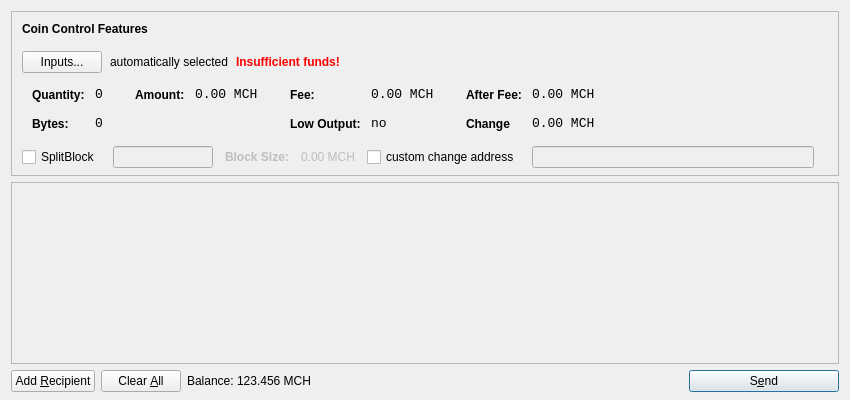
<?xml version="1.0" encoding="UTF-8"?>
<ui version="4.0">
 <class>SendCoinsDialog</class>
 <widget class="QDialog" name="SendCoinsDialog">
  <property name="geometry">
   <rect>
    <x>0</x>
    <y>0</y>
    <width>850</width>
    <height>400</height>
   </rect>
  </property>
  <property name="windowTitle">
   <string>Send Coins</string>
  </property>
  <layout class="QVBoxLayout" name="verticalLayout" stretch="0,1,0">
   <property name="bottomMargin">
    <number>8</number>
   </property>
   <item>
    <widget class="QFrame" name="frameCoinControl">
     <property name="sizePolicy">
      <sizepolicy hsizetype="Expanding" vsizetype="Expanding">
       <horstretch>0</horstretch>
       <verstretch>0</verstretch>
      </sizepolicy>
     </property>
     <property name="maximumSize">
      <size>
       <width>16777215</width>
       <height>16777215</height>
      </size>
     </property>
     <property name="frameShape">
      <enum>QFrame::StyledPanel</enum>
     </property>
     <property name="frameShadow">
      <enum>QFrame::Sunken</enum>
     </property>
     <layout class="QVBoxLayout" name="verticalLayoutCoinControl2">
      <property name="spacing">
       <number>-1</number>
      </property>
      <property name="leftMargin">
       <number>0</number>
      </property>
      <property name="topMargin">
       <number>0</number>
      </property>
      <property name="rightMargin">
       <number>0</number>
      </property>
      <property name="bottomMargin">
       <number>6</number>
      </property>
      <item>
       <layout class="QVBoxLayout" name="verticalLayoutCoinControl" stretch="0,0,0,0,1">
        <property name="spacing">
         <number>0</number>
        </property>
        <property name="leftMargin">
         <number>10</number>
        </property>
        <property name="topMargin">
         <number>10</number>
        </property>
        <item>
         <layout class="QHBoxLayout" name="horizontalLayoutCoinControl1">
          <property name="bottomMargin">
           <number>15</number>
          </property>
          <item>
           <widget class="QLabel" name="labelCoinControlFeatures">
            <property name="sizePolicy">
             <sizepolicy hsizetype="Preferred" vsizetype="Maximum">
              <horstretch>0</horstretch>
              <verstretch>0</verstretch>
             </sizepolicy>
            </property>
            <property name="font">
             <font>
              <weight>75</weight>
              <bold>true</bold>
             </font>
            </property>
            <property name="styleSheet">
             <string notr="true">font-weight:bold;</string>
            </property>
            <property name="text">
             <string>Coin Control Features</string>
            </property>
           </widget>
          </item>
         </layout>
        </item>
        <item>
         <layout class="QHBoxLayout" name="horizontalLayoutCoinControl2" stretch="0,0,0,0">
          <property name="spacing">
           <number>8</number>
          </property>
          <property name="bottomMargin">
           <number>10</number>
          </property>
          <item>
           <widget class="QPushButton" name="pushButtonCoinControl">
            <property name="styleSheet">
             <string notr="true"/>
            </property>
            <property name="text">
             <string>Inputs...</string>
            </property>
           </widget>
          </item>
          <item>
           <widget class="QLabel" name="labelCoinControlAutomaticallySelected">
            <property name="text">
             <string>automatically selected</string>
            </property>
            <property name="margin">
             <number>5</number>
            </property>
           </widget>
          </item>
          <item>
           <widget class="QLabel" name="labelCoinControlInsuffFunds">
            <property name="font">
             <font>
              <weight>75</weight>
              <bold>true</bold>
             </font>
            </property>
            <property name="styleSheet">
             <string notr="true">color:red;font-weight:bold;</string>
            </property>
            <property name="text">
             <string>Insufficient funds!</string>
            </property>
            <property name="margin">
             <number>5</number>
            </property>
           </widget>
          </item>
          <item>
           <spacer name="horizontalSpacerCoinControl">
            <property name="orientation">
             <enum>Qt::Horizontal</enum>
            </property>
            <property name="sizeHint" stdset="0">
             <size>
              <width>40</width>
              <height>1</height>
             </size>
            </property>
           </spacer>
          </item>
         </layout>
        </item>
        <item>
         <widget class="QWidget" name="widgetCoinControl" native="true">
          <property name="sizePolicy">
           <sizepolicy hsizetype="Preferred" vsizetype="Preferred">
            <horstretch>0</horstretch>
            <verstretch>0</verstretch>
           </sizepolicy>
          </property>
          <property name="minimumSize">
           <size>
            <width>0</width>
            <height>0</height>
           </size>
          </property>
          <property name="styleSheet">
           <string notr="true"/>
          </property>
          <layout class="QHBoxLayout" name="horizontalLayoutCoinControl5">
           <property name="margin">
            <number>0</number>
           </property>
           <item>
            <layout class="QHBoxLayout" name="horizontalLayoutCoinControl3" stretch="0,0,0,1">
             <property name="spacing">
              <number>20</number>
             </property>
             <property name="topMargin">
              <number>0</number>
             </property>
             <property name="bottomMargin">
              <number>10</number>
             </property>
             <item>
              <layout class="QFormLayout" name="formLayoutCoinControl1">
               <property name="horizontalSpacing">
                <number>10</number>
               </property>
               <property name="verticalSpacing">
                <number>14</number>
               </property>
               <property name="leftMargin">
                <number>10</number>
               </property>
               <property name="topMargin">
                <number>4</number>
               </property>
               <property name="rightMargin">
                <number>6</number>
               </property>
               <item row="0" column="0">
                <widget class="QLabel" name="labelCoinControlQuantityText">
                 <property name="styleSheet">
                  <string notr="true">font-weight:bold;</string>
                 </property>
                 <property name="text">
                  <string>Quantity:</string>
                 </property>
                 <property name="margin">
                  <number>0</number>
                 </property>
                </widget>
               </item>
               <item row="0" column="1">
                <widget class="QLabel" name="labelCoinControlQuantity">
                 <property name="font">
                  <font>
                   <family>Monospace</family>
                   <pointsize>10</pointsize>
                  </font>
                 </property>
                 <property name="cursor">
                  <cursorShape>IBeamCursor</cursorShape>
                 </property>
                 <property name="contextMenuPolicy">
                  <enum>Qt::ActionsContextMenu</enum>
                 </property>
                 <property name="text">
                  <string>0</string>
                 </property>
                 <property name="margin">
                  <number>0</number>
                 </property>
                 <property name="textInteractionFlags">
                  <set>Qt::LinksAccessibleByMouse|Qt::TextSelectableByKeyboard|Qt::TextSelectableByMouse</set>
                 </property>
                </widget>
               </item>
               <item row="1" column="0">
                <widget class="QLabel" name="labelCoinControlBytesText">
                 <property name="styleSheet">
                  <string notr="true">font-weight:bold;</string>
                 </property>
                 <property name="text">
                  <string>Bytes:</string>
                 </property>
                </widget>
               </item>
               <item row="1" column="1">
                <widget class="QLabel" name="labelCoinControlBytes">
                 <property name="font">
                  <font>
                   <family>Monospace</family>
                   <pointsize>10</pointsize>
                  </font>
                 </property>
                 <property name="cursor">
                  <cursorShape>IBeamCursor</cursorShape>
                 </property>
                 <property name="contextMenuPolicy">
                  <enum>Qt::ActionsContextMenu</enum>
                 </property>
                 <property name="text">
                  <string>0</string>
                 </property>
                 <property name="textInteractionFlags">
                  <set>Qt::LinksAccessibleByMouse|Qt::TextSelectableByKeyboard|Qt::TextSelectableByMouse</set>
                 </property>
                </widget>
               </item>
              </layout>
             </item>
             <item>
              <layout class="QFormLayout" name="formLayoutCoinControl2">
               <property name="horizontalSpacing">
                <number>10</number>
               </property>
               <property name="verticalSpacing">
                <number>14</number>
               </property>
               <property name="leftMargin">
                <number>6</number>
               </property>
               <property name="topMargin">
                <number>4</number>
               </property>
               <property name="rightMargin">
                <number>6</number>
               </property>
               <item row="0" column="0">
                <widget class="QLabel" name="labelCoinControlAmountText">
                 <property name="styleSheet">
                  <string notr="true">font-weight:bold;</string>
                 </property>
                 <property name="text">
                  <string>Amount:</string>
                 </property>
                 <property name="margin">
                  <number>0</number>
                 </property>
                </widget>
               </item>
               <item row="0" column="1">
                <widget class="QLabel" name="labelCoinControlAmount">
                 <property name="font">
                  <font>
                   <family>Monospace</family>
                   <pointsize>10</pointsize>
                  </font>
                 </property>
                 <property name="cursor">
                  <cursorShape>IBeamCursor</cursorShape>
                 </property>
                 <property name="contextMenuPolicy">
                  <enum>Qt::ActionsContextMenu</enum>
                 </property>
                 <property name="text">
                  <string notr="true">0.00 MCH</string>
                 </property>
                 <property name="textInteractionFlags">
                  <set>Qt::LinksAccessibleByMouse|Qt::TextSelectableByKeyboard|Qt::TextSelectableByMouse</set>
                 </property>
                </widget>
               </item>
              </layout>
             </item>
             <item>
              <layout class="QFormLayout" name="formLayoutCoinControl3">
               <property name="horizontalSpacing">
                <number>10</number>
               </property>
               <property name="verticalSpacing">
                <number>14</number>
               </property>
               <property name="leftMargin">
                <number>6</number>
               </property>
               <property name="topMargin">
                <number>4</number>
               </property>
               <property name="rightMargin">
                <number>6</number>
               </property>
               <item row="0" column="0">
                <widget class="QLabel" name="labelCoinControlFeeText">
                 <property name="styleSheet">
                  <string notr="true">font-weight:bold;</string>
                 </property>
                 <property name="text">
                  <string>Fee:</string>
                 </property>
                 <property name="margin">
                  <number>0</number>
                 </property>
                </widget>
               </item>
               <item row="0" column="1">
                <widget class="QLabel" name="labelCoinControlFee">
                 <property name="font">
                  <font>
                   <family>Monospace</family>
                   <pointsize>10</pointsize>
                  </font>
                 </property>
                 <property name="cursor">
                  <cursorShape>IBeamCursor</cursorShape>
                 </property>
                 <property name="contextMenuPolicy">
                  <enum>Qt::ActionsContextMenu</enum>
                 </property>
                 <property name="text">
                  <string notr="true">0.00 MCH</string>
                 </property>
                 <property name="textInteractionFlags">
                  <set>Qt::LinksAccessibleByMouse|Qt::TextSelectableByKeyboard|Qt::TextSelectableByMouse</set>
                 </property>
                </widget>
               </item>
               <item row="1" column="0">
                <widget class="QLabel" name="labelCoinControlLowOutputText">
                 <property name="styleSheet">
                  <string notr="true">font-weight:bold;</string>
                 </property>
                 <property name="text">
                  <string>Low Output:</string>
                 </property>
                </widget>
               </item>
               <item row="1" column="1">
                <widget class="QLabel" name="labelCoinControlLowOutput">
                 <property name="font">
                  <font>
                   <family>Monospace</family>
                   <pointsize>10</pointsize>
                  </font>
                 </property>
                 <property name="cursor">
                  <cursorShape>IBeamCursor</cursorShape>
                 </property>
                 <property name="contextMenuPolicy">
                  <enum>Qt::ActionsContextMenu</enum>
                 </property>
                 <property name="text">
                  <string>no</string>
                 </property>
                 <property name="textInteractionFlags">
                  <set>Qt::LinksAccessibleByMouse|Qt::TextSelectableByKeyboard|Qt::TextSelectableByMouse</set>
                 </property>
                </widget>
               </item>
              </layout>
             </item>
             <item>
              <layout class="QFormLayout" name="formLayoutCoinControl4">
               <property name="horizontalSpacing">
                <number>10</number>
               </property>
               <property name="verticalSpacing">
                <number>14</number>
               </property>
               <property name="leftMargin">
                <number>6</number>
               </property>
               <property name="topMargin">
                <number>4</number>
               </property>
               <property name="rightMargin">
                <number>6</number>
               </property>
               <item row="0" column="0">
                <widget class="QLabel" name="labelCoinControlAfterFeeText">
                 <property name="styleSheet">
                  <string notr="true">font-weight:bold;</string>
                 </property>
                 <property name="text">
                  <string>After Fee:</string>
                 </property>
                 <property name="margin">
                  <number>0</number>
                 </property>
                </widget>
               </item>
               <item row="0" column="1">
                <widget class="QLabel" name="labelCoinControlAfterFee">
                 <property name="font">
                  <font>
                   <family>Monospace</family>
                   <pointsize>10</pointsize>
                  </font>
                 </property>
                 <property name="cursor">
                  <cursorShape>IBeamCursor</cursorShape>
                 </property>
                 <property name="contextMenuPolicy">
                  <enum>Qt::ActionsContextMenu</enum>
                 </property>
                 <property name="text">
                  <string notr="true">0.00 MCH</string>
                 </property>
                 <property name="textInteractionFlags">
                  <set>Qt::LinksAccessibleByMouse|Qt::TextSelectableByKeyboard|Qt::TextSelectableByMouse</set>
                 </property>
                </widget>
               </item>
               <item row="1" column="0">
                <widget class="QLabel" name="labelCoinControlChangeText">
                 <property name="styleSheet">
                  <string notr="true">font-weight:bold;</string>
                 </property>
                 <property name="text">
                  <string>Change</string>
                 </property>
                </widget>
               </item>
               <item row="1" column="1">
                <widget class="QLabel" name="labelCoinControlChange">
                 <property name="font">
                  <font>
                   <family>Monospace</family>
                   <pointsize>10</pointsize>
                  </font>
                 </property>
                 <property name="cursor">
                  <cursorShape>IBeamCursor</cursorShape>
                 </property>
                 <property name="contextMenuPolicy">
                  <enum>Qt::ActionsContextMenu</enum>
                 </property>
                 <property name="text">
                  <string notr="true">0.00 MCH</string>
                 </property>
                 <property name="textInteractionFlags">
                  <set>Qt::LinksAccessibleByMouse|Qt::TextSelectableByKeyboard|Qt::TextSelectableByMouse</set>
                 </property>
                </widget>
               </item>
              </layout>
             </item>
            </layout>
           </item>
          </layout>
         </widget>
        </item>
        <item>
         <layout class="QHBoxLayout" name="horizontalLayoutCoinControl4" stretch="0,0,0">
          <property name="spacing">
           <number>12</number>
          </property>
          <property name="sizeConstraint">
           <enum>QLayout::SetDefaultConstraint</enum>
          </property>
          <property name="topMargin">
           <number>5</number>
          </property>
          <property name="rightMargin">
           <number>5</number>
          </property>
          <item>
            <widget class="QCheckBox" name="splitBlockCheckBox">
              <property name="text">
                <string>SplitBlock</string>
              </property>
            </widget>
          </item>
          <item>
            <widget class="QLineEdit" name="splitBlockLineEdit">
              <property name="enabled">
                <bool>false</bool>
              </property>
              <property name="sizePolicy">
                <sizepolicy hsizetype="Fixed" vsizetype="Fixed">
                  <horstretch>0</horstretch>
                  <verstretch>0</verstretch>
                </sizepolicy>
              </property>
              <property name="maximumSize">
                <size>
                  <width>100</width>
                  <height>16777215</height>
                </size>
              </property>
            </widget>
          </item>
          <item>
            <widget class="QLabel" name="labelBlockSizeText">
              <property name="enabled">
                <bool>false</bool>
              </property>
              <property name="font">
                <font>
                  <weight>75</weight>
                  <bold>true</bold>
                </font>
              </property>
              <property name="text">
                <string>Block Size:</string>
              </property>
            </widget>
          </item>
          <item>
            <widget class="QLabel" name="labelBlockSize">
              <property name="enabled">
                <bool>false</bool>
              </property>
              <property name="text">
                <string>0.00 MCH</string>
              </property>
            </widget>
          </item>
          <item>
           <widget class="QCheckBox" name="checkBoxCoinControlChange">
            <property name="text">
             <string>custom change address</string>
            </property>
           </widget>
          </item>
          <item>
           <widget class="QLineEdit" name="lineEditCoinControlChange">
            <property name="enabled">
             <bool>false</bool>
            </property>
            <property name="sizePolicy">
             <sizepolicy hsizetype="Expanding" vsizetype="Fixed">
              <horstretch>0</horstretch>
              <verstretch>0</verstretch>
             </sizepolicy>
            </property>
           </widget>
          </item>
          <item>
           <widget class="QLabel" name="labelCoinControlChangeLabel">
            <property name="sizePolicy">
             <sizepolicy hsizetype="Preferred" vsizetype="Expanding">
              <horstretch>0</horstretch>
              <verstretch>0</verstretch>
             </sizepolicy>
            </property>
            <property name="minimumSize">
             <size>
              <width>0</width>
              <height>0</height>
             </size>
            </property>
            <property name="text">
             <string/>
            </property>
            <property name="margin">
             <number>3</number>
            </property>
           </widget>
          </item>
         </layout>
        </item>
        <item>
         <spacer name="verticalSpacerCoinControl">
          <property name="orientation">
           <enum>Qt::Vertical</enum>
          </property>
          <property name="sizeHint" stdset="0">
           <size>
            <width>800</width>
            <height>1</height>
           </size>
          </property>
         </spacer>
        </item>
       </layout>
      </item>
     </layout>
    </widget>
   </item>
   <item>
    <widget class="QScrollArea" name="scrollArea">
     <property name="widgetResizable">
      <bool>true</bool>
     </property>
     <widget class="QWidget" name="scrollAreaWidgetContents">
      <property name="geometry">
       <rect>
        <x>0</x>
        <y>0</y>
        <width>830</width>
        <height>165</height>
       </rect>
      </property>
      <layout class="QVBoxLayout" name="verticalLayout_2">
       <property name="margin">
        <number>0</number>
       </property>
       <item>
        <layout class="QVBoxLayout" name="entries">
         <property name="spacing">
          <number>6</number>
         </property>
        </layout>
       </item>
       <item>
        <spacer name="verticalSpacer">
         <property name="orientation">
          <enum>Qt::Vertical</enum>
         </property>
         <property name="sizeHint" stdset="0">
          <size>
           <width>20</width>
           <height>40</height>
          </size>
         </property>
        </spacer>
       </item>
      </layout>
     </widget>
    </widget>
   </item>
   <item>
    <layout class="QHBoxLayout" name="horizontalLayout">
     <item>
      <widget class="QPushButton" name="addButton">
       <property name="toolTip">
        <string>Send to multiple recipients at once</string>
       </property>
       <property name="text">
        <string>Add &amp;Recipient</string>
       </property>
       <property name="autoDefault">
        <bool>false</bool>
       </property>
      </widget>
     </item>
     <item>
      <widget class="QPushButton" name="clearButton">
       <property name="sizePolicy">
        <sizepolicy hsizetype="Minimum" vsizetype="Fixed">
         <horstretch>0</horstretch>
         <verstretch>0</verstretch>
        </sizepolicy>
       </property>
       <property name="toolTip">
        <string>Remove all transaction fields</string>
       </property>
       <property name="text">
        <string>Clear &amp;All</string>
       </property>
       <property name="autoRepeatDelay">
        <number>300</number>
       </property>
       <property name="autoDefault">
        <bool>false</bool>
       </property>
      </widget>
     </item>
     <item>
      <layout class="QHBoxLayout" name="horizontalLayout_2">
       <property name="spacing">
        <number>3</number>
       </property>
       <item>
        <widget class="QLabel" name="label">
         <property name="sizePolicy">
          <sizepolicy hsizetype="Preferred" vsizetype="Fixed">
           <horstretch>0</horstretch>
           <verstretch>0</verstretch>
          </sizepolicy>
         </property>
         <property name="text">
          <string>Balance:</string>
         </property>
        </widget>
       </item>
       <item>
        <widget class="QLabel" name="labelBalance">
         <property name="sizePolicy">
          <sizepolicy hsizetype="Preferred" vsizetype="Fixed">
           <horstretch>0</horstretch>
           <verstretch>0</verstretch>
          </sizepolicy>
         </property>
         <property name="cursor">
          <cursorShape>IBeamCursor</cursorShape>
         </property>
         <property name="text">
          <string notr="true">123.456 MCH</string>
         </property>
         <property name="textInteractionFlags">
          <set>Qt::LinksAccessibleByMouse|Qt::TextSelectableByKeyboard|Qt::TextSelectableByMouse</set>
         </property>
        </widget>
       </item>
      </layout>
     </item>
     <item>
      <spacer name="horizontalSpacer">
       <property name="orientation">
        <enum>Qt::Horizontal</enum>
       </property>
       <property name="sizeHint" stdset="0">
        <size>
         <width>40</width>
         <height>20</height>
        </size>
       </property>
      </spacer>
     </item>
     <item>
      <widget class="QPushButton" name="sendButton">
       <property name="minimumSize">
        <size>
         <width>150</width>
         <height>0</height>
        </size>
       </property>
       <property name="toolTip">
        <string>Confirm the send action</string>
       </property>
       <property name="text">
        <string>S&amp;end</string>
       </property>
       <property name="icon">
        <iconset resource="../bitcoin.qrc">
         <normaloff>:/icons/send</normaloff>:/icons/send</iconset>
       </property>
       <property name="default">
        <bool>true</bool>
       </property>
      </widget>
     </item>
    </layout>
   </item>
  </layout>
 </widget>
 <resources>
  <include location="../bitcoin.qrc"/>
 </resources>
 <connections/>
</ui>
